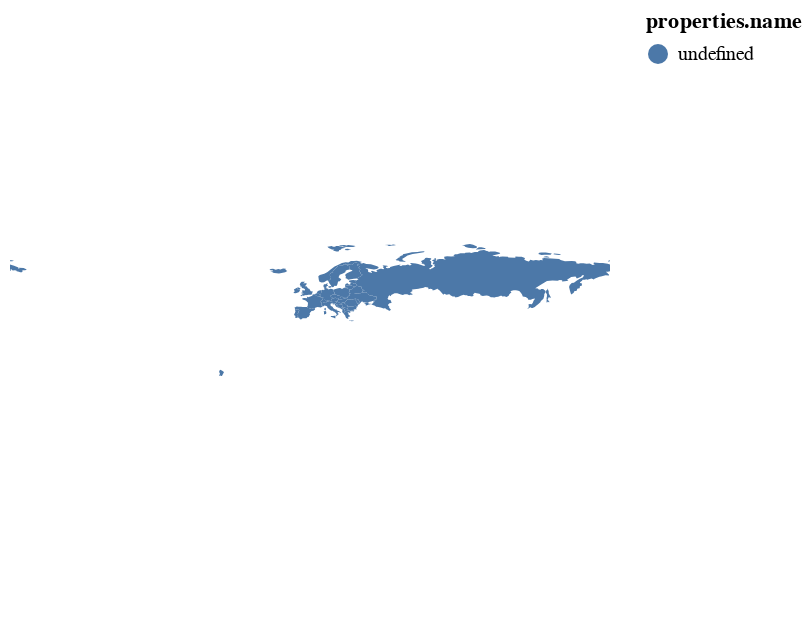

Source (notebook cell):
### Code cell
url_geojson = 'https://raw.githubusercontent.com/mattijn/datasets/master/two_polygons.geo.json'

# url_geojson = 'https://github.com/bkarduck/custom-jsons/blob/main/europe.geo.json'
data_geojson_remote = alt.Data(url=url_geojson, format=alt.DataFormat(property='features',type='json'))
custom_world = gpd.read_file('europe.geo.json')

#chart object for remote data
ch_remote = alt.Chart(custom_world).mark_geoshape(
).encode(
    color="properties.name:N"
).project(
    type='identity', reflectY=True
)
# st.altair_chart(ch_remote, use_container_width=True)
ch_remote
